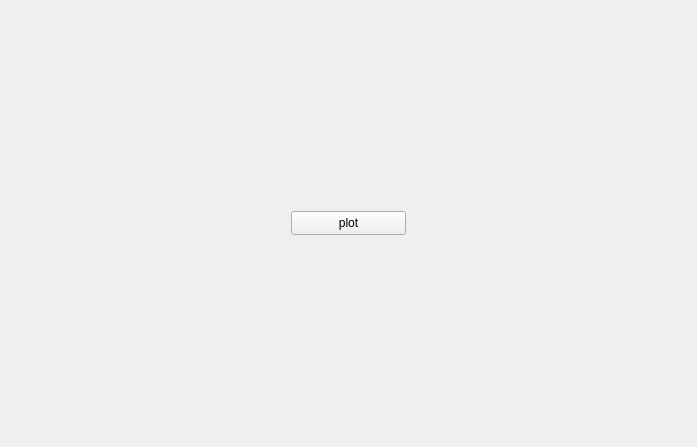
<?xml version="1.0" encoding="UTF-8"?>
<ui version="4.0">
 <class>MainWindow</class>
 <widget class="QMainWindow" name="MainWindow">
  <property name="windowModality">
   <enum>Qt::NonModal</enum>
  </property>
  <property name="geometry">
   <rect>
    <x>0</x>
    <y>0</y>
    <width>697</width>
    <height>447</height>
   </rect>
  </property>
  <property name="sizePolicy">
   <sizepolicy hsizetype="Preferred" vsizetype="Preferred">
    <horstretch>0</horstretch>
    <verstretch>0</verstretch>
   </sizepolicy>
  </property>
  <property name="windowTitle">
   <string>Market Insight</string>
  </property>
  <widget class="QWidget" name="centralwidget">
   <layout class="QVBoxLayout" name="verticalLayout">
    <item>
     <layout class="QHBoxLayout" name="horizontalLayout_2">
      <property name="sizeConstraint">
       <enum>QLayout::SetFixedSize</enum>
      </property>
     </layout>
    </item>
    <item>
     <layout class="QHBoxLayout" name="horizontalLayout">
      <property name="sizeConstraint">
       <enum>QLayout::SetFixedSize</enum>
      </property>
      <item>
       <widget class="QPushButton" name="plot">
        <property name="sizePolicy">
         <sizepolicy hsizetype="Fixed" vsizetype="Fixed">
          <horstretch>0</horstretch>
          <verstretch>0</verstretch>
         </sizepolicy>
        </property>
        <property name="maximumSize">
         <size>
          <width>115</width>
          <height>24</height>
         </size>
        </property>
        <property name="text">
         <string>plot</string>
        </property>
       </widget>
      </item>
     </layout>
    </item>
   </layout>
  </widget>
 </widget>
 <resources/>
 <connections/>
</ui>
